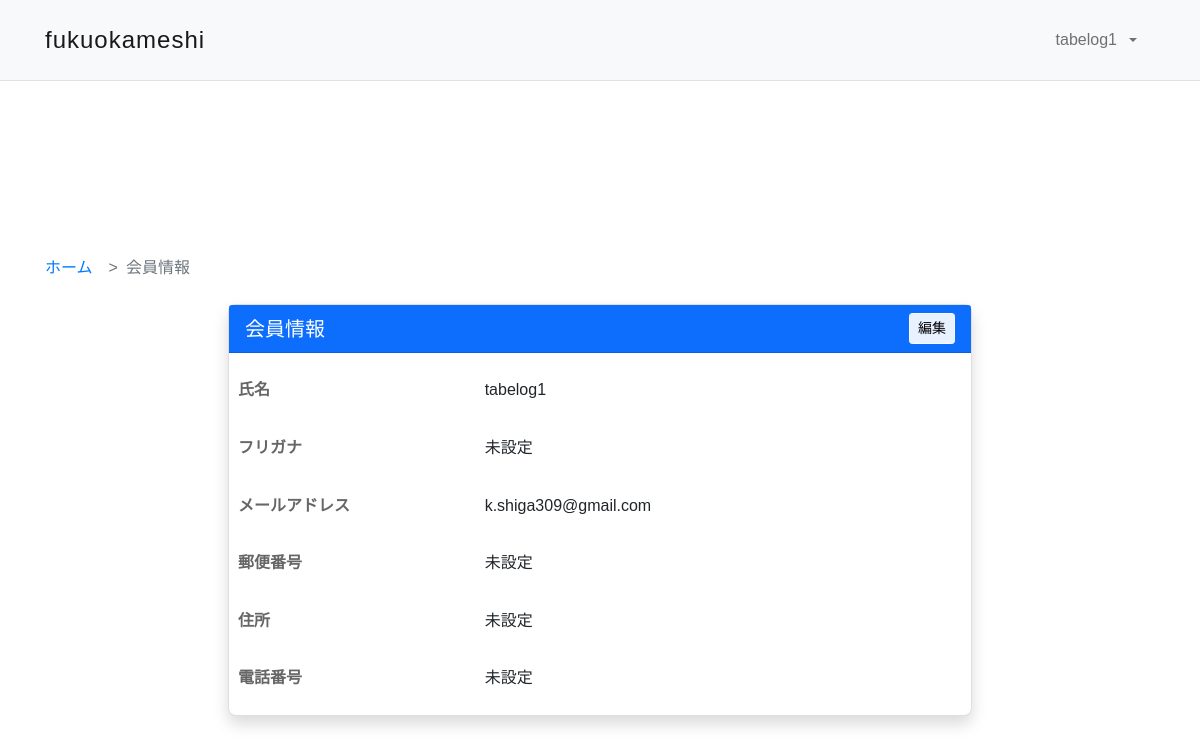
Page /profile/ (signed in) on the committed database.
### restaurants/models.py (models this page shows, shortened)
class Profile(models.Model):
    user = models.OneToOneField(User, on_delete=models.CASCADE)
    username_kana = models.CharField(max_length=100, default='', verbose_name='フリガナ')
    post_code = models.CharField(max_length=7, default='', verbose_name='郵便番号')
    address = models.CharField(max_length=200, default='', verbose_name='住所')
    tel = models.CharField(max_length=11, default='', verbose_name='電話番号')
    birth_date = models.DateField(null=True, blank=True, verbose_name='誕生日')
    business = models.CharField(max_length=20, blank=True, verbose_name='職業')

### restaurants/views.py (the view)
# urls.py: path('profile/', views.profile_view, name='profile'),
@login_required
def profile_view(request):
    profile, created = Profile.objects.get_or_create(user=request.user)
    return render(request, 'restaurants/profile.html', {'profile': profile})

### templates/restaurants/profile.html (shortened to what this page needs)
{% extends "base.html" %}
{% load static %}
{% block content %}
<div class="container py-5">
    <nav class="my-3" style="--bs-breadcrumb-divider: '>';" aria-label="breadcrumb">
        <ol class="breadcrumb mb-0">
            <li class="breadcrumb-item"><a href="{% url 'restaurants:restaurant_list' %}">ホーム</a></li>
            <li class="breadcrumb-item active" aria-current="page">会員情報</li>
        </ol>
    </nav>
    <div class="row justify-content-center">
        <div class="col-md-8">
            <div class="card shadow">
                <div class="card-header bg-primary text-white d-flex justify-content-between align-items-center">
                    <h2 class="h5 mb-0">会員情報</h2>
                    <a href="{% url 'restaurants:edit_profile' %}" class="btn btn-light btn-sm">編集</a>
                </div>
                <div class="card-body">
                    <div class="row mb-3">
                        <div class="col-sm-4 fw-bold">氏名</div>
                        <div class="col-sm-8">{{ profile.user.username }}</div>
                    </div>
                    <div class="row mb-3">
                        <div class="col-sm-4 fw-bold">フリガナ</div>
                        <div class="col-sm-8">{{ profile.username_kana|default:"未設定" }}</div>
                    </div>
                    <div class="row mb-3">
                        <div class="col-sm-4 fw-bold">メールアドレス</div>
                        <div class="col-sm-8">{{ profile.user.email|default:"未設定" }}</div>
                    </div>
                    <div class="row mb-3">
                        <div class="col-sm-4 fw-bold">郵便番号</div>
                        <div class="col-sm-8">{{ profile.post_code|default:"未設定" }}</div>
                    </div>
                    <div class="row mb-3">
                        <div class="col-sm-4 fw-bold">住所</div>
                        <div class="col-sm-8">{{ profile.address|default:"未設定" }}</div>
                    </div>
                    <div class="row">
                        <div class="col-sm-4 fw-bold">電話番号</div>
                        <div class="col-sm-8">{{ profile.tel|default:"未設定" }}</div>
                    </div>
                </div>
            </div>
        </div>
    </div>
</div>
{% endblock %}

### templates/includes/navbar.html (shortened to what this page needs)
{% load static %}
<nav class="navbar navbar-expand-lg navbar-light bg-light">
    <div class="container">
        <a class="navbar-brand brand-text" href="{% url 'restaurants:restaurant_list' %}">fukuokameshi</a>
        <div class="collapse navbar-collapse" id="navbarNav">
            <ul class="navbar-nav ms-auto">
                {% if user.is_authenticated %}
                    <li class="nav-item dropdown">
                        <a class="nav-link dropdown-toggle" href="#" id="navbarDropdown" role="button" data-bs-toggle="dropdown" aria-expanded="false">
                            {{ user.username }}
                        </a>
                    </li>
                {% else %}
                    <li class="nav-item">
                        <a class="nav-link" href="{% url 'restaurants:signup' %}">新規登録</a>
                    </li>
                {% endif %}
            </ul>
        </div>
    </div>
</nav>

### static/css/style.css (style rules this page uses)
body { font-family: Arial, sans-serif; line-height: 1.6; margin: 0; padding: 0; }
nav ul { list-style-type: none; padding: 0; }
nav ul li { display: inline; margin-right: 10px; }
.bg-light { background-color: #f8f9fa; }
.container { width: 100%; max-width: 1140px; margin-right: auto; margin-left: auto; padding-right: 15px; padding-left: 15px; }
.mb-3 { margin-bottom: 1rem; }
.btn { display: inline-block; font-weight: 400; text-align: center; vertical-align: middle; user-select: none; padding: 0.375rem 0.75rem; font-size: 1rem; line-height: 1.5; border-radius: 0.25rem; transition: color 0.15s ease-in-out, background-color 0.15s ease-in-out, border-color 0.15s ease-in-out, box-shadow 0.15s ease-in-out; }
.text-white { color: #fff !important; }
.navbar { background-color: #f8f9fa; padding: 1rem 0; border-bottom: 1px solid #dee2e6; }
.navbar-nav { display: flex; align-items: center; gap: 1rem; }
.nav-item { display: flex; align-items: center; }
.nav-link { color: #333; text-decoration: none; padding: 0.5rem 1rem; transition: color 0.3s ease; display: flex; align-items: center; gap: 0.5rem; }
.dropdown-toggle::after { display: inline-block; margin-left: 0.255em; vertical-align: 0.255em; content: ""; border-top: 0.3em solid; border-right: 0.3em solid transparent; border-bottom: 0; border-left: 0.3em solid transparent; }
.navbar-collapse { display: flex; flex-basis: 100%; flex-grow: 1; align-items: center; }
.container { width: 100%; padding-right: 15px; padding-left: 15px; margin-right: auto; margin-left: auto; max-width: 1140px; }
.breadcrumb { display: flex; flex-wrap: wrap; padding: 0; margin: 0; list-style: none; }
.breadcrumb-item { display: flex; align-items: center; }
.breadcrumb-item + .breadcrumb-item::before { content: ">"; padding: 0 0.5rem; color: #6c757d; }
.breadcrumb-item.active { color: #6c757d; }
.breadcrumb-item a { color: #007bff; text-decoration: none; }
.my-3 { margin-top: 1rem !important; margin-bottom: 1rem !important; }
.btn-sm { padding: 0.25rem 0.5rem; font-size: 0.875rem; border-radius: 0.2rem; }
.fw-bold { font-weight: bold !important; }
.mb-3 { margin-bottom: 1rem !important; }
.d-flex { display: flex !important; }
.row { display: flex; flex-wrap: wrap; margin-right: -15px; margin-left: -15px; }
.card { transition: transform 0.2s; box-shadow: 0 2px 5px rgba(0,0,0,0.1); }
.brand-text { font-family: 'Impact', sans-serif; font-size: 24px; letter-spacing: 1px; text-transform: lowercase; }

### templates/restaurants/profile.html (style rules this page uses)
.card { border-radius: 8px; }
.card-header { border-radius: 8px 8px 0 0; }
.btn-light { background-color: rgba(255,255,255,0.9); }
.row > div { padding: 8px; }
.fw-bold { color: #666; }

### rows in the picture
Profile: user.username "tabelog1", username_kana "未設定", user.email "k.shiga309@gmail.com", post_code "未設定", address "未設定", tel "未設定"

### other values in the picture
{{ user.username }} "tabelog1"
